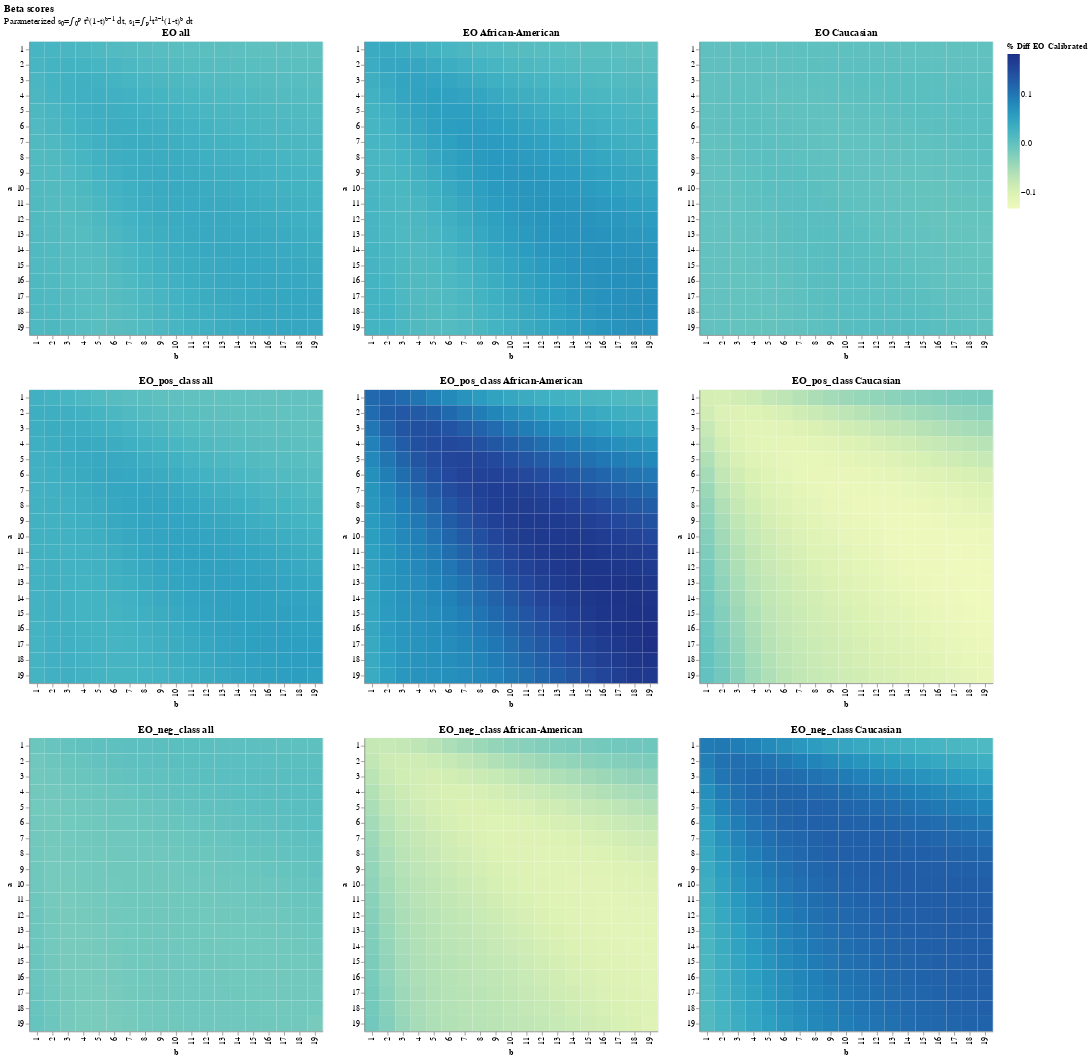

Notebook code for this chart:
### Code cell
rows=[]
for a,b in itertools.product(range(1,20),repeat=2):
    scores = {'a' : a , 'b' : b}
    for predictor in PREDICTOR_TYPES:
        scorer = BetaScorer(a,b)
        results = scorer.score_many(df['two_year_recid'],df[predictor],df['race'])
        for race in RACES:
            scores[predictor + '_' + race] = results[race]
    rows.append(scores)

scores_df = pd.DataFrame.from_dict(rows,orient='columns')
charts = []
for t in [p for p in PREDICTOR_TYPES if p.startswith('thresholdless')]:
    prefix = t.replace("thresholdless_","")
    for race in RACES:
        scores_df['cal_%s_pdiff_%s' % (prefix,race)] = scores_df[['calibrated_' + race,t+'_'+race]].pct_change(axis=1)[t+'_'+race]
        chart = alt.Chart(scores_df).mark_rect().encode(
            x='b:O',
            y='a:O',
            color=alt.Color('cal_%s_pdiff_%s' % (prefix,race),title='% Diff EO Calibrated')
        ).properties(title='%s %s' % (prefix,race))
        charts.append(chart)
alt.concat(*charts,columns=3).properties(title=alt.Title('Beta scores',subtitle='Parameterized s₀=∫₀ᵖ tᵃ(1-t)ᵇ⁻¹ dt, s₁=∫ₚ¹tᵃ⁻¹(1-t)ᵇ dt'))

### Figure 1 — Vega-Lite specification as saved in the notebook (floating-point values rounded to 4 significant figures; data arrays with more than 128 entries replaced by an {"elided": "..."} marker saying what was removed)
{"config": {"view": {"continuousWidth": 300, "continuousHeight": 300}}, "concat": [{"mark": {"type": "rect"}, "encoding": {"color": {"field": "cal_EO_pdiff_all", "title": "% Diff EO Calibrated", "type": "quantitative"}, "x": {"field": "b", "type": "ordinal"}, "y": {"field": "a", "type": "ordinal"}}, "title": "EO all"}, {"mark": {"type": "rect"}, "encoding": {"color": {"field": "cal_EO_pdiff_African-American", "title": "% Diff EO Calibrated", "type": "quantitative"}, "x": {"field": "b", "type": "ordinal"}, "y": {"field": "a", "type": "ordinal"}}, "title": "EO African-American"}, {"mark": {"type": "rect"}, "encoding": {"color": {"field": "cal_EO_pdiff_Caucasian", "title": "% Diff EO Calibrated", "type": "quantitative"}, "x": {"field": "b", "type": "ordinal"}, "y": {"field": "a", "type": "ordinal"}}, "title": "EO Caucasian"}, {"mark": {"type": "rect"}, "encoding": {"color": {"field": "cal_EO_pos_class_pdiff_all", "title": "% Diff EO Calibrated", "type": "quantitative"}, "x": {"field": "b", "type": "ordinal"}, "y": {"field": "a", "type": "ordinal"}}, "title": "EO_pos_class all"}, {"mark": {"type": "rect"}, "encoding": {"color": {"field": "cal_EO_pos_class_pdiff_African-American", "title": "% Diff EO Calibrated", "type": "quantitative"}, "x": {"field": "b", "type": "ordinal"}, "y": {"field": "a", "type": "ordinal"}}, "title": "EO_pos_class African-American"}, {"mark": {"type": "rect"}, "encoding": {"color": {"field": "cal_EO_pos_class_pdiff_Caucasian", "title": "% Diff EO Calibrated", "type": "quantitative"}, "x": {"field": "b", "type": "ordinal"}, "y": {"field": "a", "type": "ordinal"}}, "title": "EO_pos_class Caucasian"}, {"mark": {"type": "rect"}, "encoding": {"color": {"field": "cal_EO_neg_class_pdiff_all", "title": "% Diff EO Calibrated", "type": "quantitative"}, "x": {"field": "b", "type": "ordinal"}, "y": {"field": "a", "type": "ordinal"}}, "title": "EO_neg_class all"}, {"mark": {"type": "rect"}, "encoding": {"color": {"field": "cal_EO_neg_class_pdiff_African-American", "title": "% Diff EO Calibrated", "type": "quantitative"}, "x": {"field": "b", "type": "ordinal"}, "y": {"field": "a", "type": "ordinal"}}, "title": "EO_neg_class African-American"}, {"mark": {"type": "rect"}, "encoding": {"color": {"field": "cal_EO_neg_class_pdiff_Caucasian", "title": "% Diff EO Calibrated", "type": "quantitative"}, "x": {"field": "b", "type": "ordinal"}, "y": {"field": "a", "type": "ordinal"}}, "title": "EO_neg_class Caucasian"}], "columns": 3, "data": {"name": "data-f07c4543215b338ed70b63ab6cb04606"}, "title": {"text": "Beta scores", "subtitle": "Parameterized s₀=∫₀ᵖ tᵃ(1-t)ᵇ⁻¹ dt, s₁=∫ₚ¹tᵃ⁻¹(1-t)ᵇ dt"}, "$schema": "https://vega.github.io/schema/vega-lite/v5.8.0.json", "datasets": {"data-f07c4543215b338ed70b63ab6cb04606": {"elided": "361 records"}}}
